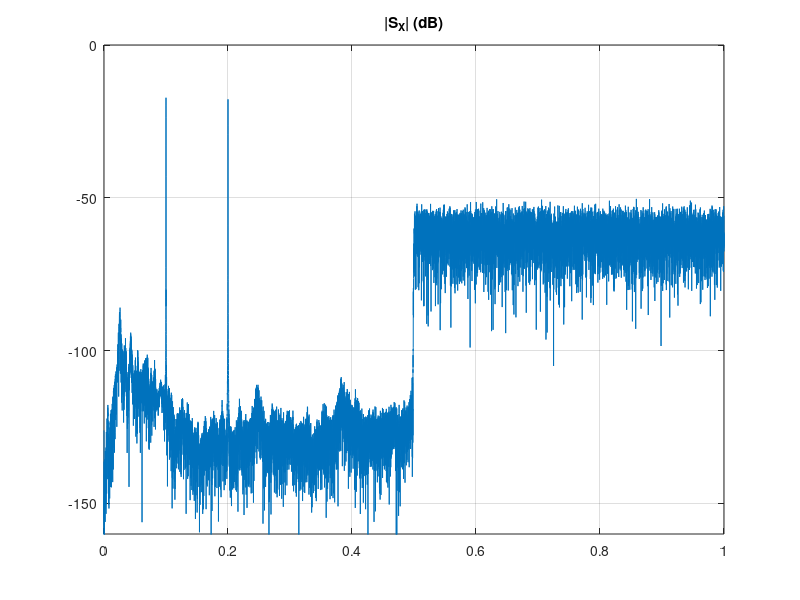
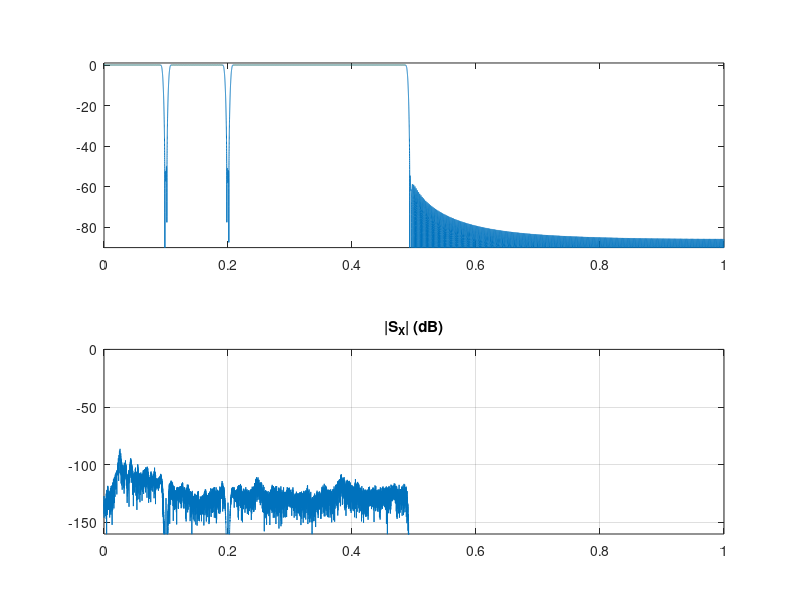

The MATLAB source for these figures, in order:
%%%%%%%%%%%%%%%%%%%%%%%%%%%%%%%%%%%%%%%%%%%%%%%%%%%%%%%%%%%%%%%%%%
% DSVB Part 1
% Exercise 8: Practical FIR and IIR Filter Design
% Waj, HSLU-T&A
%%%%%%%%%%%%%%%%%%%%%%%%%%%%%%%%%%%%%%%%%%%%%%%%%%%%%%%%%%%%%%%%%%

%%%%%% 8.2 Filtering Audio Signals
clear all; close all;

%% 
% 1. Analyze Given signal
load buried;
N=length(s);

S = 20*log10(2*abs(fft(blackman(N).*s)/N)); 
S = S(1:N/2+1);
set(figure,'Name','Exercise 8.3: Given Audio Signal');
title('|S| (dB)');grid on;
plot([0:N/2]/(N/2),S); axis([0,1,-160,0])
title('|S_X| (dB)');grid on;

%soundsc(s,Fs)

%%
% 2. Apply appropriate filter                          ==> ToDo
f_bw = 0.005;
f_1 = 0.1;
f_2 = 0.2;
b1 = fir1(2^10, [[f_1-f_bw f_1+f_bw] [f_2-f_bw f_2+f_bw] 0.49], 'DC-1');
sfilt = filter(b1, 1, s);
sfilt = filter(b1, 1, sfilt);
Sfilt = 20*log10(2*abs(fft(blackman(N).*sfilt)/N)); 
Sfilt = Sfilt(1:N/2+1);
set(figure,'Name','Exercise 8.3: Filtered Audio Signal');
title('|S| (dB)');grid on;
H=20*log10(abs(freqz(b1,1,N)));
subplot(2,1,1);
plot([0:N-1]/N,H); axis([0,1,-90,1]);
subplot(2,1,2);
plot([0:N/2]/(N/2),Sfilt); axis([0,1,-160,0])
title('|S_X| (dB)');grid on;
soundsc(sfilt(2000:end),Fs)
